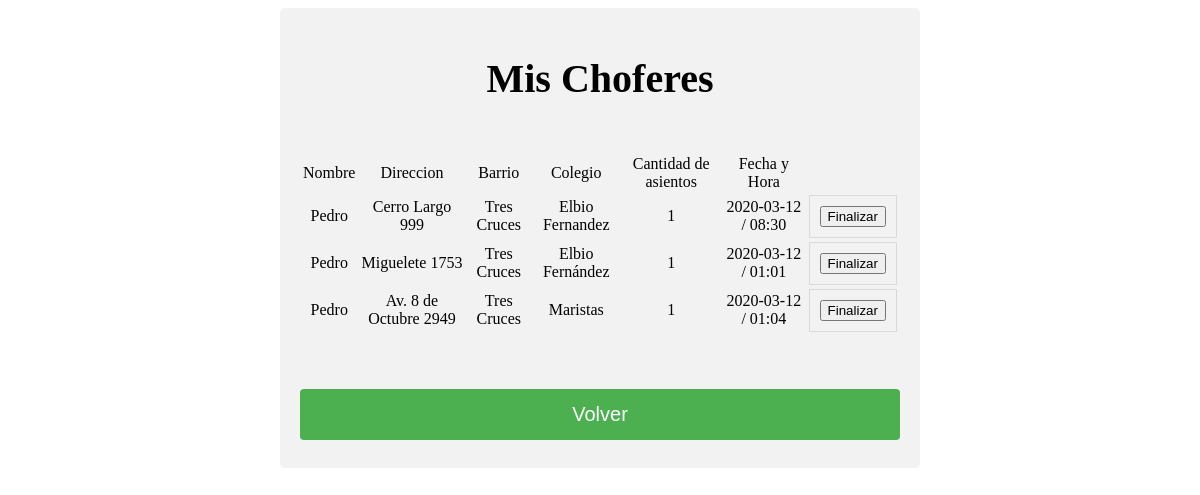
/mischoferes (signed in), run on an earlier commit of the app's database.
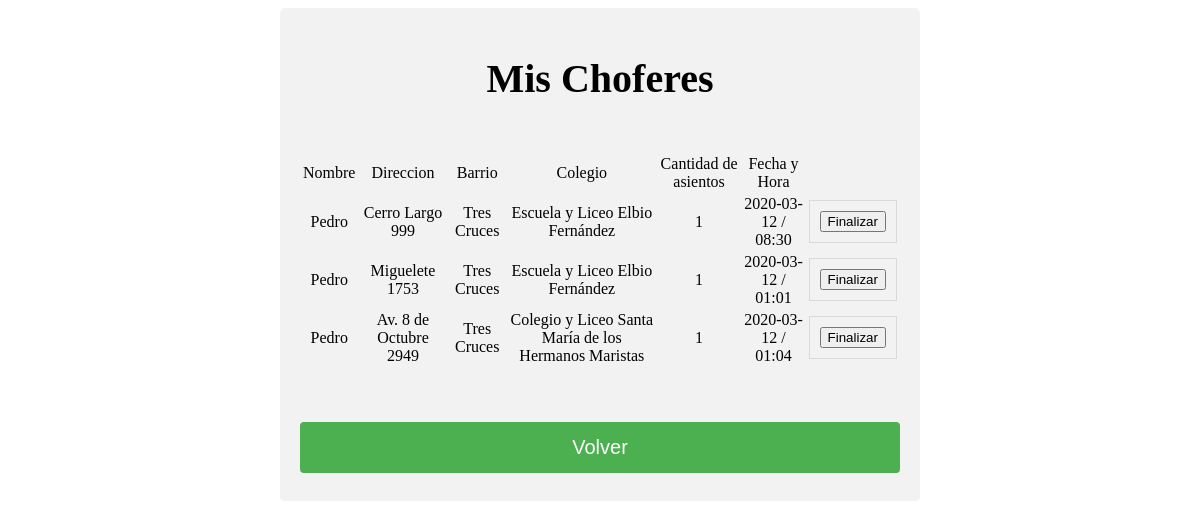
And on a later commit of the database.
### version3/models.py (models this page shows, shortened)
class Contrato(models.Model):
	id_contrato = models.AutoField(primary_key=True)
	id_chofer = models.ForeignKey('Chofer', on_delete=models.CASCADE)
	id_usuario = models.CharField(max_length=60, null=False)
	direccion = models.CharField(max_length=120, null=True)
	barrio = models.CharField(max_length=120)
	destino = models.CharField(max_length=120)
	cant_asientos = models.IntegerField(null=False)
	estado = models.IntegerField(default=0)
	comentarios = models.TextField(null=True, blank=True)
	fecha = models.CharField(null=False, max_length=20, default='2020-03-11')
	hora = models.CharField(null=False, max_length=10, default='07:00')
	telefono = models.CharField(null=False,max_length=12, default='0')
	class Meta:
		verbose_name_plural = 'contratos'

class Chofer(models.Model):
	id_chofer = models.AutoField(primary_key=True)
	nombre_chofer = models.CharField(max_length=120)
	calif_chofer = models.IntegerField(default=3)
	description_chofer = models.TextField(null=True, blank=True)
	email_chofer = models.CharField(max_length=120, default='eberuruguay@gmail.com')
	pass_chofer = models.CharField(max_length=16, null=False, default='1234')
	class Meta:
		verbose_name_plural = 'choferes'
	def __str__(self):
		return self.nombre_chofer

### version3/views.py (the view)
# urls.py: path('mischoferes', views.mis_choferes),
def mis_choferes(request):
	queryset = Contrato.objects.filter(id_usuario = request.user.id)
	context = {
		"contratos_list": queryset
	}
	return render(request, "mis_choferes.html", context)

### version3/templates/mis_choferes.html (shortened to what this page needs)
{% extends 'base.html' %}
{% load static %}
{% block content %}
<h1>Mis Choferes</h1>
<br>
<table>
  <tr>
    <td>Nombre</td>
    <td>Direccion</td>
		<td>Barrio</td>
		<td>Colegio</td>
		<td>Cantidad de asientos</td>
    <td>Fecha y Hora </td>
  </tr>
{% for instance in contratos_list %}
  <tr>
    <td>{{ instance.id_chofer }} </td>
		<td>{{ instance.direccion }}</td>
		<td>{{ instance.barrio }} </td>
		<td>{{ instance.destino }} </td>
		<td>{{ instance.cant_asientos }} </td>
    <td>{{ instance.fecha }} / {{ instance.hora }}</td>
		<td>
			<form action="{% url 'finalizar' %}" method='POST'>
			<button type="submit">Finalizar</button>
			</form>
</td>
		</tr>
{% endfor %}
</table>
<br><br>
<a href="/"><input type="submit" value="Volver" /></a>
{% endblock %}

### version3/templates/base.html (shortened to what this page needs)
{% load static %}
<html>
	<head>
		<link rel="stylesheet" href="{% static 'css/estilo.css' %}">
	</head>
	<body>
	<div class="contenedor">
		{% block content %}
		{% endblock content %}
		</div>
	</body>
</html>

### version3/static/css/estilo.css (style rules this page uses)
body { text-align: center; font-size: 20px; }
.contenedor { margin: auto; max-width: 600px; }
table { text-align: center; }
input[type=submit] { width: 100%; background-color: #4CAF50; color: white; padding: 14px 20px; margin: 8px 0; border: none; border-radius: 4px; cursor: pointer; font-size: 20px; }
div { border-radius: 5px; background-color: #f2f2f2; padding: 20px; }
form { width:auto; margin:0 auto; padding:10px; border: 1px solid #d9d9d9; }

What changed in the data, as far as the page shows it:
changed Contrato "Cerro Largo 999": destino "Elbio Fernandez" → "Escuela y Liceo Elbio Fernández"
changed Contrato "Miguelete 1753": destino "Elbio Fernández" → "Escuela y Liceo Elbio Fernández"
changed Contrato "Av. 8 de Octubre 2949": destino "Maristas" → "Colegio y Liceo Santa María de los Hermanos Maristas"
